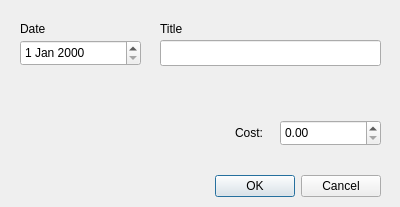
<?xml version="1.0" encoding="UTF-8"?>
<ui version="4.0">
 <class>IncomeDialog</class>
 <widget class="QDialog" name="IncomeDialog">
  <property name="geometry">
   <rect>
    <x>0</x>
    <y>0</y>
    <width>400</width>
    <height>207</height>
   </rect>
  </property>
  <property name="windowTitle">
   <string>Add Income</string>
  </property>
  <property name="styleSheet">
   <string notr="true"/>
  </property>
  <widget class="QDialogButtonBox" name="btnBox">
   <property name="geometry">
    <rect>
     <x>40</x>
     <y>170</y>
     <width>341</width>
     <height>32</height>
    </rect>
   </property>
   <property name="orientation">
    <enum>Qt::Horizontal</enum>
   </property>
   <property name="standardButtons">
    <set>QDialogButtonBox::Cancel|QDialogButtonBox::Ok</set>
   </property>
  </widget>
  <widget class="QDateEdit" name="dtDate">
   <property name="geometry">
    <rect>
     <x>20</x>
     <y>40</y>
     <width>121</width>
     <height>26</height>
    </rect>
   </property>
  </widget>
  <widget class="QLineEdit" name="edtTitle">
   <property name="geometry">
    <rect>
     <x>160</x>
     <y>40</y>
     <width>221</width>
     <height>26</height>
    </rect>
   </property>
  </widget>
  <widget class="QDoubleSpinBox" name="dsbIncome">
   <property name="geometry">
    <rect>
     <x>280</x>
     <y>120</y>
     <width>101</width>
     <height>26</height>
    </rect>
   </property>
   <property name="maximum">
    <double>9999999999999999455752309870428160.000000000000000</double>
   </property>
  </widget>
  <widget class="QLabel" name="lblDate">
   <property name="geometry">
    <rect>
     <x>20</x>
     <y>20</y>
     <width>67</width>
     <height>17</height>
    </rect>
   </property>
   <property name="text">
    <string>Date</string>
   </property>
  </widget>
  <widget class="QLabel" name="lblTitle">
   <property name="geometry">
    <rect>
     <x>160</x>
     <y>20</y>
     <width>67</width>
     <height>17</height>
    </rect>
   </property>
   <property name="text">
    <string>Title</string>
   </property>
  </widget>
  <widget class="QLabel" name="lblCost">
   <property name="geometry">
    <rect>
     <x>235</x>
     <y>120</y>
     <width>41</width>
     <height>26</height>
    </rect>
   </property>
   <property name="text">
    <string>Cost: </string>
   </property>
  </widget>
 </widget>
 <resources/>
 <connections>
  <connection>
   <sender>btnBox</sender>
   <signal>accepted()</signal>
   <receiver>IncomeDialog</receiver>
   <slot>accept()</slot>
   <hints>
    <hint type="sourcelabel">
     <x>248</x>
     <y>254</y>
    </hint>
    <hint type="destinationlabel">
     <x>157</x>
     <y>274</y>
    </hint>
   </hints>
  </connection>
  <connection>
   <sender>btnBox</sender>
   <signal>rejected()</signal>
   <receiver>IncomeDialog</receiver>
   <slot>reject()</slot>
   <hints>
    <hint type="sourcelabel">
     <x>316</x>
     <y>260</y>
    </hint>
    <hint type="destinationlabel">
     <x>286</x>
     <y>274</y>
    </hint>
   </hints>
  </connection>
 </connections>
</ui>
